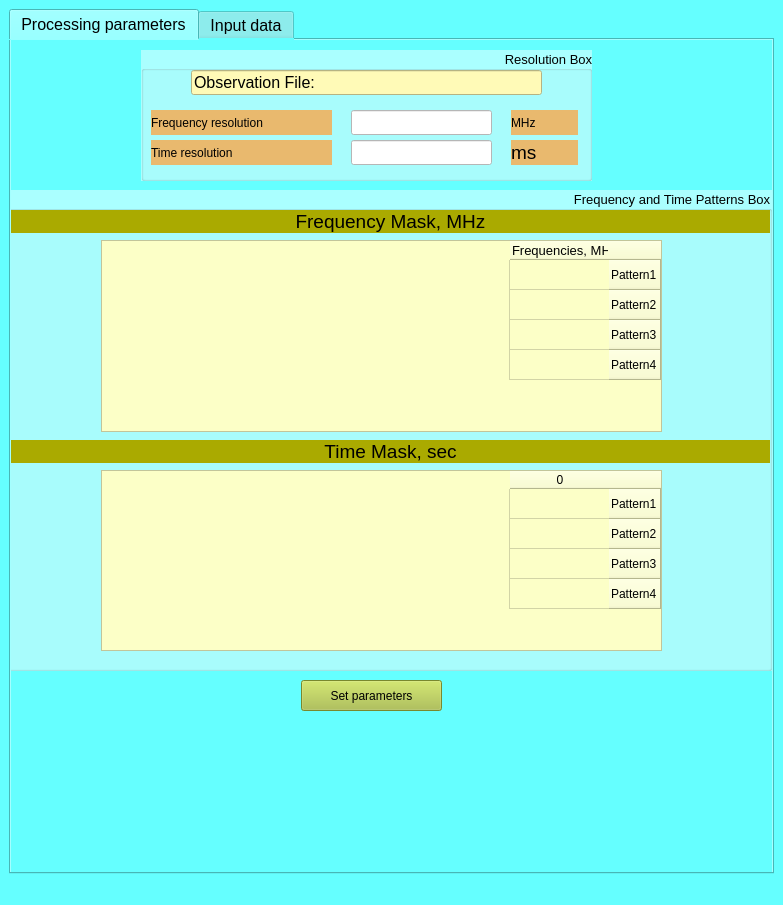
<?xml version="1.0" encoding="UTF-8"?>
<ui version="4.0">
 <class>MainWindow</class>
 <widget class="QMainWindow" name="MainWindow">
  <property name="geometry">
   <rect>
    <x>0</x>
    <y>0</y>
    <width>783</width>
    <height>905</height>
   </rect>
  </property>
  <property name="windowTitle">
   <string>MainWindow</string>
  </property>
  <property name="styleSheet">
   <string notr="true">background-color: rgb(101, 255, 255);</string>
  </property>
  <widget class="QWidget" name="centralwidget">
   <layout class="QVBoxLayout" name="verticalLayout">
    <item>
     <widget class="QTabWidget" name="tabWidget">
      <property name="font">
       <font>
        <pointsize>12</pointsize>
       </font>
      </property>
      <property name="tabPosition">
       <enum>QTabWidget::North</enum>
      </property>
      <property name="currentIndex">
       <number>0</number>
      </property>
      <property name="movable">
       <bool>true</bool>
      </property>
      <widget class="QWidget" name="tab_parameters">
       <property name="font">
        <font>
         <pointsize>12</pointsize>
        </font>
       </property>
       <property name="layoutDirection">
        <enum>Qt::RightToLeft</enum>
       </property>
       <attribute name="title">
        <string>Processing parameters</string>
       </attribute>
       <widget class="QWidget" name="verticalLayoutWidget">
        <property name="geometry">
         <rect>
          <x>0</x>
          <y>190</y>
          <width>761</width>
          <height>251</height>
         </rect>
        </property>
        <layout class="QVBoxLayout" name="verticalLayout_2"/>
       </widget>
       <widget class="QGroupBox" name="gB_resolution">
        <property name="geometry">
         <rect>
          <x>130</x>
          <y>10</y>
          <width>451</width>
          <height>131</height>
         </rect>
        </property>
        <property name="font">
         <font>
          <pointsize>10</pointsize>
         </font>
        </property>
        <property name="styleSheet">
         <string notr="true">background-color: rgb(170, 255, 255);</string>
        </property>
        <property name="title">
         <string>Resolution Box</string>
        </property>
        <widget class="QLabel" name="lbl_frequency_resolution">
         <property name="geometry">
          <rect>
           <x>10</x>
           <y>60</y>
           <width>181</width>
           <height>25</height>
          </rect>
         </property>
         <property name="styleSheet">
          <string notr="true">background-color: rgb(233, 185, 110);
font: 14pt &quot;Ubuntu&quot;;
border-color: rgb(0, 0, 0);</string>
         </property>
         <property name="text">
          <string>Frequency resolution</string>
         </property>
        </widget>
        <widget class="QLabel" name="lbl_time_resolution">
         <property name="geometry">
          <rect>
           <x>10</x>
           <y>90</y>
           <width>181</width>
           <height>25</height>
          </rect>
         </property>
         <property name="styleSheet">
          <string notr="true">background-color: rgb(233, 185, 110);
font: 14pt &quot;Ubuntu&quot;;
border-color: rgb(0, 0, 0);</string>
         </property>
         <property name="text">
          <string>Time resolution</string>
         </property>
        </widget>
        <widget class="QLineEdit" name="lne_time_resolution">
         <property name="geometry">
          <rect>
           <x>210</x>
           <y>90</y>
           <width>141</width>
           <height>25</height>
          </rect>
         </property>
         <property name="font">
          <font>
           <pointsize>12</pointsize>
          </font>
         </property>
         <property name="styleSheet">
          <string notr="true">background-color: rgb(255, 255, 255);</string>
         </property>
        </widget>
        <widget class="QLineEdit" name="lne_frequency_resolution">
         <property name="geometry">
          <rect>
           <x>210</x>
           <y>60</y>
           <width>141</width>
           <height>25</height>
          </rect>
         </property>
         <property name="sizePolicy">
          <sizepolicy hsizetype="Expanding" vsizetype="Fixed">
           <horstretch>0</horstretch>
           <verstretch>10</verstretch>
          </sizepolicy>
         </property>
         <property name="font">
          <font>
           <pointsize>12</pointsize>
          </font>
         </property>
         <property name="styleSheet">
          <string notr="true">background-color: rgb(255, 255, 255);
border-color: rgb(0, 0, 0);</string>
         </property>
        </widget>
        <widget class="QLabel" name="lbl_time_unit">
         <property name="geometry">
          <rect>
           <x>370</x>
           <y>90</y>
           <width>67</width>
           <height>25</height>
          </rect>
         </property>
         <property name="styleSheet">
          <string notr="true">background-color: rgb(233, 185, 110);</string>
         </property>
         <property name="text">
          <string>&lt;html&gt;&lt;head/&gt;&lt;body&gt;&lt;p&gt;&lt;span style=&quot; font-size:14pt;&quot;&gt;ms&lt;/span&gt;&lt;/p&gt;&lt;/body&gt;&lt;/html&gt;</string>
         </property>
        </widget>
        <widget class="QLabel" name="lbl_frequency_unit">
         <property name="geometry">
          <rect>
           <x>370</x>
           <y>60</y>
           <width>67</width>
           <height>25</height>
          </rect>
         </property>
         <property name="styleSheet">
          <string notr="true">background-color: rgb(233, 185, 110);
font: 14pt &quot;Ubuntu&quot;;</string>
         </property>
         <property name="text">
          <string>MHz</string>
         </property>
        </widget>
        <widget class="QLineEdit" name="lne_oserv_file">
         <property name="geometry">
          <rect>
           <x>50</x>
           <y>20</y>
           <width>351</width>
           <height>25</height>
          </rect>
         </property>
         <property name="font">
          <font>
           <pointsize>12</pointsize>
          </font>
         </property>
         <property name="styleSheet">
          <string notr="true">background-color: rgb(255, 170, 255);
background-color: rgb(255, 250, 183);</string>
         </property>
         <property name="text">
          <string>Observation File: </string>
         </property>
        </widget>
       </widget>
       <widget class="QPushButton" name="btn_set_parameters">
        <property name="geometry">
         <rect>
          <x>290</x>
          <y>640</y>
          <width>141</width>
          <height>31</height>
         </rect>
        </property>
        <property name="styleSheet">
         <string notr="true">background-color: rgb(169, 191, 64);
font: 14pt &quot;Ubuntu&quot;;
alternate-background-color: rgba(166, 64, 191, 28);</string>
        </property>
        <property name="text">
         <string>Set parameters</string>
        </property>
        <property name="autoDefault">
         <bool>false</bool>
        </property>
        <property name="default">
         <bool>false</bool>
        </property>
        <property name="flat">
         <bool>false</bool>
        </property>
       </widget>
       <widget class="QGroupBox" name="gB_pattrens">
        <property name="geometry">
         <rect>
          <x>-20</x>
          <y>150</y>
          <width>781</width>
          <height>481</height>
         </rect>
        </property>
        <property name="font">
         <font>
          <pointsize>10</pointsize>
         </font>
        </property>
        <property name="styleSheet">
         <string notr="true">background-color: rgb(170, 255, 255);</string>
        </property>
        <property name="title">
         <string>Frequency and Time Patterns Box</string>
        </property>
        <widget class="QLabel" name="lbl_time_mask">
         <property name="geometry">
          <rect>
           <x>20</x>
           <y>250</y>
           <width>759</width>
           <height>23</height>
          </rect>
         </property>
         <property name="font">
          <font>
           <pointsize>14</pointsize>
          </font>
         </property>
         <property name="styleSheet">
          <string notr="true">background-color: rgb(170, 170, 0);</string>
         </property>
         <property name="text">
          <string>&lt;html&gt;&lt;head/&gt;&lt;body&gt;&lt;p align=&quot;center&quot;&gt;Time Mask, sec&lt;/p&gt;&lt;/body&gt;&lt;/html&gt;</string>
         </property>
        </widget>
        <widget class="QTableWidget" name="tableWidget_time_patterns">
         <property name="geometry">
          <rect>
           <x>110</x>
           <y>280</y>
           <width>561</width>
           <height>181</height>
          </rect>
         </property>
         <property name="minimumSize">
          <size>
           <width>561</width>
           <height>0</height>
          </size>
         </property>
         <property name="styleSheet">
          <string notr="true">background-color: rgb(252, 255, 199);</string>
         </property>
         <row>
          <property name="text">
           <string>Pattern1</string>
          </property>
         </row>
         <row>
          <property name="text">
           <string>Pattern2</string>
          </property>
         </row>
         <row>
          <property name="text">
           <string>Pattern3</string>
          </property>
         </row>
         <row>
          <property name="text">
           <string>Pattern4</string>
          </property>
         </row>
         <column>
          <property name="text">
           <string notr="true">0</string>
          </property>
         </column>
         <item row="0" column="0">
          <property name="text">
           <string/>
          </property>
          <property name="checkState">
           <enum>Unchecked</enum>
          </property>
         </item>
         <item row="1" column="0">
          <property name="text">
           <string/>
          </property>
          <property name="checkState">
           <enum>Unchecked</enum>
          </property>
         </item>
         <item row="2" column="0">
          <property name="text">
           <string/>
          </property>
          <property name="checkState">
           <enum>Unchecked</enum>
          </property>
         </item>
         <item row="3" column="0">
          <property name="text">
           <string/>
          </property>
          <property name="checkState">
           <enum>Unchecked</enum>
          </property>
         </item>
        </widget>
        <widget class="QTableWidget" name="tableWidget_freq_patterns">
         <property name="geometry">
          <rect>
           <x>110</x>
           <y>50</y>
           <width>561</width>
           <height>192</height>
          </rect>
         </property>
         <property name="minimumSize">
          <size>
           <width>561</width>
           <height>0</height>
          </size>
         </property>
         <property name="styleSheet">
          <string notr="true">background-color: rgb(252, 255, 199);</string>
         </property>
         <row>
          <property name="text">
           <string>Pattern1</string>
          </property>
         </row>
         <row>
          <property name="text">
           <string>Pattern2</string>
          </property>
         </row>
         <row>
          <property name="text">
           <string>Pattern3</string>
          </property>
         </row>
         <row>
          <property name="text">
           <string>Pattern4</string>
          </property>
         </row>
         <column>
          <property name="text">
           <string>Frequencies, MHz</string>
          </property>
          <property name="font">
           <font>
            <pointsize>10</pointsize>
           </font>
          </property>
          <property name="textAlignment">
           <set>AlignLeading|AlignVCenter</set>
          </property>
         </column>
         <item row="0" column="0">
          <property name="text">
           <string/>
          </property>
          <property name="checkState">
           <enum>Unchecked</enum>
          </property>
         </item>
         <item row="1" column="0">
          <property name="text">
           <string/>
          </property>
          <property name="checkState">
           <enum>Unchecked</enum>
          </property>
         </item>
         <item row="2" column="0">
          <property name="text">
           <string/>
          </property>
          <property name="checkState">
           <enum>Unchecked</enum>
          </property>
         </item>
         <item row="3" column="0">
          <property name="text">
           <string/>
          </property>
          <property name="checkState">
           <enum>Unchecked</enum>
          </property>
         </item>
        </widget>
        <widget class="QLabel" name="lbl_freq_mask">
         <property name="geometry">
          <rect>
           <x>20</x>
           <y>20</y>
           <width>759</width>
           <height>23</height>
          </rect>
         </property>
         <property name="font">
          <font>
           <pointsize>14</pointsize>
          </font>
         </property>
         <property name="styleSheet">
          <string notr="true">background-color: rgb(170, 170, 0);</string>
         </property>
         <property name="text">
          <string>&lt;html&gt;&lt;head/&gt;&lt;body&gt;&lt;p align=&quot;center&quot;&gt;Frequency Mask, MHz&lt;/p&gt;&lt;/body&gt;&lt;/html&gt;</string>
         </property>
        </widget>
       </widget>
      </widget>
      <widget class="QWidget" name="tab_choice_input">
       <attribute name="title">
        <string>Input data</string>
       </attribute>
       <widget class="QPushButton" name="btn_find_file">
        <property name="geometry">
         <rect>
          <x>0</x>
          <y>40</y>
          <width>231</width>
          <height>31</height>
         </rect>
        </property>
        <property name="styleSheet">
         <string notr="true">font: 14pt &quot;MS Shell Dlg 2&quot;;
background-color: rgb(183, 255, 191);</string>
        </property>
        <property name="text">
         <string>Find file for processing</string>
        </property>
       </widget>
       <widget class="QLineEdit" name="lne_file_name">
        <property name="geometry">
         <rect>
          <x>270</x>
          <y>40</y>
          <width>311</width>
          <height>31</height>
         </rect>
        </property>
        <property name="styleSheet">
         <string notr="true">font: 12pt &quot;MS Shell Dlg 2&quot;;
background-color: qlineargradient(spread:pad, x1:0, y1:0, x2:1, y2:0, stop:0 rgba(255, 178, 102, 255), stop:0.55 rgba(235, 148, 61, 255), stop:0.98 rgba(0, 0, 0, 255), stop:1 rgba(0, 0, 0, 0));
background-color: rgb(225, 255, 225);</string>
        </property>
        <property name="text">
         <string>Result:</string>
        </property>
       </widget>
      </widget>
     </widget>
    </item>
   </layout>
  </widget>
  <widget class="QMenuBar" name="menubar">
   <property name="geometry">
    <rect>
     <x>0</x>
     <y>0</y>
     <width>783</width>
     <height>26</height>
    </rect>
   </property>
  </widget>
  <widget class="QStatusBar" name="statusbar"/>
 </widget>
 <resources/>
 <connections/>
</ui>
